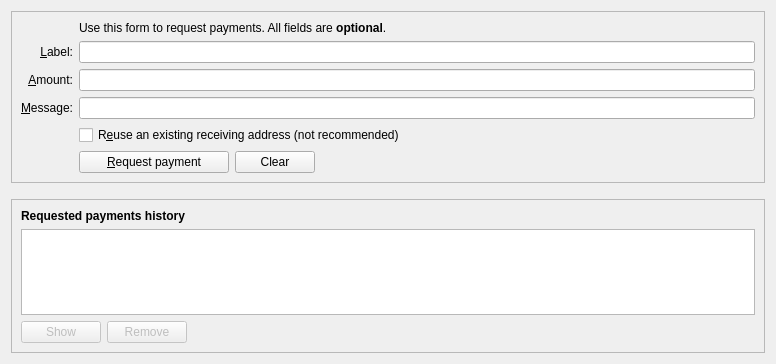
<?xml version="1.0" encoding="UTF-8"?>
<ui version="4.0">
 <class>ReceiveCoinsDialog</class>
 <widget class="QWidget" name="ReceiveCoinsDialog">
  <property name="geometry">
   <rect>
    <x>0</x>
    <y>0</y>
    <width>776</width>
    <height>364</height>
   </rect>
  </property>
  <layout class="QVBoxLayout" name="verticalLayout" stretch="0,0,1">
   <item>
    <widget class="QFrame" name="frame2">
     <property name="sizePolicy">
      <sizepolicy hsizetype="Preferred" vsizetype="Expanding">
       <horstretch>0</horstretch>
       <verstretch>0</verstretch>
      </sizepolicy>
     </property>
     <property name="frameShape">
      <enum>QFrame::StyledPanel</enum>
     </property>
     <property name="frameShadow">
      <enum>QFrame::Sunken</enum>
     </property>
     <layout class="QVBoxLayout" name="verticalLayout_3">
      <item>
       <layout class="QGridLayout" name="gridLayout">
        <item row="7" column="2">
         <widget class="QCheckBox" name="reuseAddress">
          <property name="toolTip">
           <string>Reuse one of the previously used receiving addresses.&lt;br&gt;Reusing addresses has security and privacy issues.&lt;br&gt;Do not use this unless re-generating a payment request made before.</string>
          </property>
          <property name="text">
           <string>R&amp;euse an existing receiving address (not recommended)</string>
          </property>
         </widget>
        </item>
        <item row="7" column="0">
         <widget class="QLabel" name="label_4">
          <property name="text">
           <string/>
          </property>
         </widget>
        </item>
        <item row="6" column="0">
         <widget class="QLabel" name="label_3">
          <property name="toolTip">
           <string>An optional message to attach to the payment request, which will be displayed when the request is opened. Note: The message will not be sent with the payment over the haroldcoin network.</string>
          </property>
          <property name="text">
           <string>&amp;Message:</string>
          </property>
          <property name="alignment">
           <set>Qt::AlignRight|Qt::AlignTrailing|Qt::AlignVCenter</set>
          </property>
          <property name="buddy">
           <cstring>reqMessage</cstring>
          </property>
         </widget>
        </item>
        <item row="4" column="2">
         <widget class="QLineEdit" name="reqLabel">
          <property name="toolTip">
           <string>An optional label to associate with the new receiving address.</string>
          </property>
         </widget>
        </item>
        <item row="6" column="2">
         <widget class="QLineEdit" name="reqMessage">
          <property name="toolTip">
           <string>An optional message to attach to the payment request, which will be displayed when the request is opened.&lt;br&gt;Note: The message will not be sent with the payment over the haroldcoin network.</string>
          </property>
         </widget>
        </item>
        <item row="2" column="2">
         <widget class="QLabel" name="label_5">
          <property name="text">
           <string>Use this form to request payments. All fields are &lt;b&gt;optional&lt;/b&gt;.</string>
          </property>
         </widget>
        </item>
        <item row="4" column="0">
         <widget class="QLabel" name="label_2">
          <property name="toolTip">
           <string>An optional label to associate with the new receiving address.</string>
          </property>
          <property name="text">
           <string>&amp;Label:</string>
          </property>
          <property name="alignment">
           <set>Qt::AlignRight|Qt::AlignTrailing|Qt::AlignVCenter</set>
          </property>
          <property name="buddy">
           <cstring>reqLabel</cstring>
          </property>
         </widget>
        </item>
        <item row="5" column="0">
         <widget class="QLabel" name="label">
          <property name="toolTip">
           <string>An optional amount to request. Leave this empty or zero to not request a specific amount.</string>
          </property>
          <property name="text">
           <string>&amp;Amount:</string>
          </property>
          <property name="alignment">
           <set>Qt::AlignRight|Qt::AlignTrailing|Qt::AlignVCenter</set>
          </property>
          <property name="buddy">
           <cstring>reqAmount</cstring>
          </property>
         </widget>
        </item>
        <item row="5" column="2">
         <widget class="BitcoinAmountField" name="reqAmount">
          <property name="minimumSize">
           <size>
            <width>80</width>
            <height>0</height>
           </size>
          </property>
          <property name="toolTip">
           <string>An optional amount to request. Leave this empty or zero to not request a specific amount.</string>
          </property>
         </widget>
        </item>
        <item row="8" column="2">
         <layout class="QHBoxLayout" name="horizontalLayout">
          <item>
           <widget class="QPushButton" name="receiveButton">
            <property name="minimumSize">
             <size>
              <width>150</width>
              <height>0</height>
             </size>
            </property>
            <property name="text">
             <string>&amp;Request payment</string>
            </property>
            <property name="icon">
             <iconset resource="../haroldcoin.qrc">
              <normaloff>:/icons/receiving_addresses_white</normaloff>:/icons/receiving_addresses_white</iconset>
            </property>
           </widget>
          </item>
          <item>
           <widget class="QPushButton" name="clearButton">
            <property name="sizePolicy">
             <sizepolicy hsizetype="Minimum" vsizetype="Fixed">
              <horstretch>0</horstretch>
              <verstretch>0</verstretch>
             </sizepolicy>
            </property>
            <property name="toolTip">
             <string>Clear all fields of the form.</string>
            </property>
            <property name="text">
             <string>Clear</string>
            </property>
            <property name="icon">
             <iconset resource="../haroldcoin.qrc">
              <normaloff>:/icons/remove</normaloff>:/icons/remove</iconset>
            </property>
            <property name="autoDefault">
             <bool>false</bool>
            </property>
           </widget>
          </item>
          <item>
           <spacer name="horizontalSpacer">
            <property name="orientation">
             <enum>Qt::Horizontal</enum>
            </property>
            <property name="sizeHint" stdset="0">
             <size>
              <width>40</width>
              <height>20</height>
             </size>
            </property>
           </spacer>
          </item>
         </layout>
        </item>
        <item row="8" column="0">
         <widget class="QLabel" name="label_7">
          <property name="text">
           <string/>
          </property>
         </widget>
        </item>
       </layout>
      </item>
     </layout>
    </widget>
   </item>
   <item>
    <spacer name="verticalSpacer_2">
     <property name="orientation">
      <enum>Qt::Vertical</enum>
     </property>
     <property name="sizeHint" stdset="0">
      <size>
       <width>20</width>
       <height>10</height>
      </size>
     </property>
    </spacer>
   </item>
   <item>
    <widget class="QFrame" name="frame">
     <property name="sizePolicy">
      <sizepolicy hsizetype="Preferred" vsizetype="Expanding">
       <horstretch>0</horstretch>
       <verstretch>0</verstretch>
      </sizepolicy>
     </property>
     <property name="frameShape">
      <enum>QFrame::StyledPanel</enum>
     </property>
     <property name="frameShadow">
      <enum>QFrame::Raised</enum>
     </property>
     <layout class="QVBoxLayout" name="verticalLayout_2">
      <item>
       <widget class="QLabel" name="label_6">
        <property name="font">
         <font>
          <weight>75</weight>
          <bold>true</bold>
         </font>
        </property>
        <property name="text">
         <string>Requested payments history</string>
        </property>
       </widget>
      </item>
      <item>
       <widget class="QTableView" name="recentRequestsView">
        <property name="palette">
         <palette>
          <active>
           <colorrole role="Text">
            <brush brushstyle="SolidPattern">
             <color alpha="255">
              <red>51</red>
              <green>51</green>
              <blue>51</blue>
             </color>
            </brush>
           </colorrole>
          </active>
          <inactive>
           <colorrole role="Text">
            <brush brushstyle="SolidPattern">
             <color alpha="255">
              <red>51</red>
              <green>51</green>
              <blue>51</blue>
             </color>
            </brush>
           </colorrole>
          </inactive>
          <disabled>
           <colorrole role="Text">
            <brush brushstyle="SolidPattern">
             <color alpha="255">
              <red>85</red>
              <green>85</green>
              <blue>85</blue>
             </color>
            </brush>
           </colorrole>
          </disabled>
         </palette>
        </property>
        <property name="contextMenuPolicy">
         <enum>Qt::CustomContextMenu</enum>
        </property>
        <property name="tabKeyNavigation">
         <bool>false</bool>
        </property>
        <property name="sortingEnabled">
         <bool>true</bool>
        </property>
       </widget>
      </item>
      <item>
       <layout class="QHBoxLayout" name="horizontalLayout_2">
        <item>
         <widget class="QPushButton" name="showRequestButton">
          <property name="enabled">
           <bool>false</bool>
          </property>
          <property name="toolTip">
           <string>Show the selected request (does the same as double clicking an entry)</string>
          </property>
          <property name="text">
           <string>Show</string>
          </property>
          <property name="icon">
           <iconset resource="../haroldcoin.qrc">
            <normaloff>:/icons/edit</normaloff>:/icons/edit</iconset>
          </property>
          <property name="autoDefault">
           <bool>false</bool>
          </property>
         </widget>
        </item>
        <item>
         <widget class="QPushButton" name="removeRequestButton">
          <property name="enabled">
           <bool>false</bool>
          </property>
          <property name="toolTip">
           <string>Remove the selected entries from the list</string>
          </property>
          <property name="text">
           <string>Remove</string>
          </property>
          <property name="icon">
           <iconset resource="../haroldcoin.qrc">
            <normaloff>:/icons/remove</normaloff>:/icons/remove</iconset>
          </property>
          <property name="autoDefault">
           <bool>false</bool>
          </property>
         </widget>
        </item>
        <item>
         <spacer name="horizontalSpacer_2">
          <property name="orientation">
           <enum>Qt::Horizontal</enum>
          </property>
          <property name="sizeHint" stdset="0">
           <size>
            <width>40</width>
            <height>20</height>
           </size>
          </property>
         </spacer>
        </item>
       </layout>
      </item>
     </layout>
    </widget>
   </item>
  </layout>
 </widget>
 <customwidgets>
  <customwidget>
   <class>BitcoinAmountField</class>
   <extends>QLineEdit</extends>
   <header>bitcoinamountfield.h</header>
   <container>1</container>
  </customwidget>
 </customwidgets>
 <tabstops>
  <tabstop>reqLabel</tabstop>
  <tabstop>reqAmount</tabstop>
  <tabstop>reqMessage</tabstop>
  <tabstop>reuseAddress</tabstop>
  <tabstop>receiveButton</tabstop>
  <tabstop>clearButton</tabstop>
  <tabstop>recentRequestsView</tabstop>
  <tabstop>showRequestButton</tabstop>
  <tabstop>removeRequestButton</tabstop>
 </tabstops>
 <resources>
  <include location="../haroldcoin.qrc"/>
 </resources>
 <connections/>
</ui>
